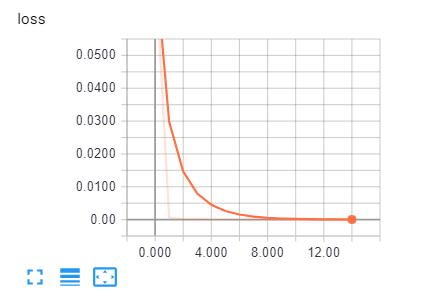
#> input picture images/addition_using_gru_loss.PNG, 427 x 305 px, given in place of Spot_the_Difference_I.jpg, which was not available
$ jupyter execute 'OpenCV -- Difference in two images.ipynb'   (older library calls are emulated)
#> lines starting #> are read from the running program, lines starting #| are printed output that depends on the picture; after the words box and inside, x2 and y2 are one past the last pixel; in counts of white or black regions, pixels touching at a corner belong together; pictures that were not available may be replaced by others from this repository, and a replacement may not be noted
[cell 1]
import numpy as np
import cv2

from skimage.measure import compare_ssim
import argparse
import imutils

from matplotlib import pyplot as plt

[cell 2]
img1 = cv2.imread("Spot_the_Difference_I.jpg")
#> img1 is the input picture: shape (305, 427, 3); mean B, G, R 249.5, 249.4, 249.9
img2 = cv2.imread("Spot_the_Difference_II.jpg")
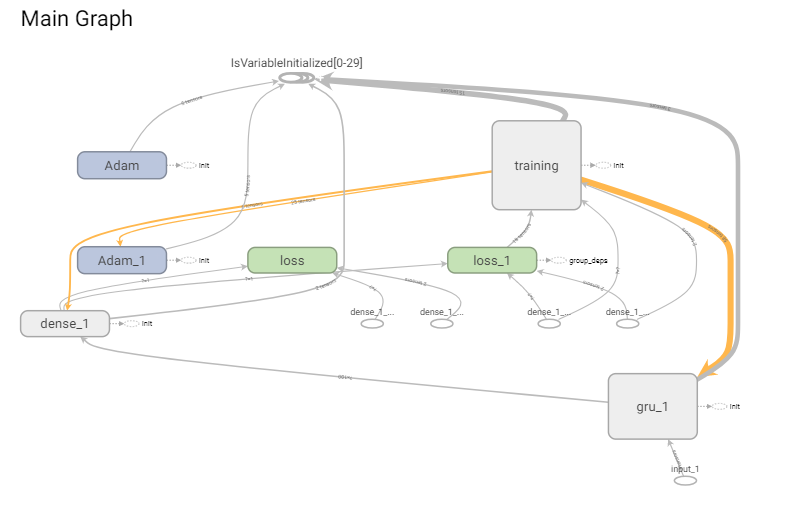
#> input picture images/addition_using_gru.PNG, 787 x 515 px, given in place of Spot_the_Difference_II.jpg, which was not available
#> img2 is the input picture: shape (515, 787, 3); mean B, G, R 248.7, 249.7, 249.9

[cell 3]
# show the image
fig, axs = plt.subplots(1,2, figsize=(10,10))

# show the output images
axs[0].imshow(img1)
axs[1].imshow(img2)
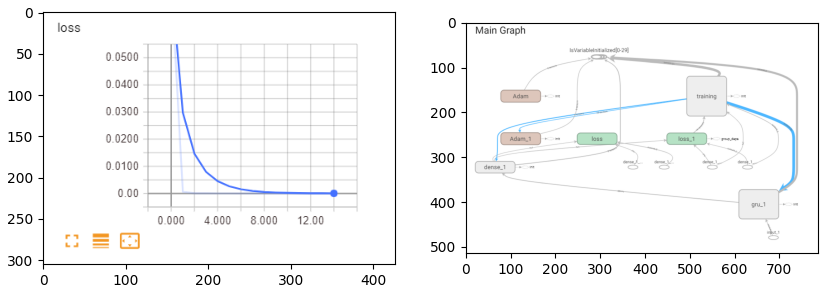
#> figure drawn by matplotlib, 2 panels; B, G, R data is drawn as R, G, B

[cell 4]
# Align both the images

def convert_image_to_gray(image):
    return cv2.cvtColor(image, cv2.COLOR_BGR2GRAY)


def get_warp_matrix(warp_mode):
    if warp_mode == cv2.MOTION_HOMOGRAPHY:
        warp_martix = np.eye(3, 3, dtype=np.float32)
    else:
        warp_matrix = np.eye(2, 3, dtype=np.float32)

    return warp_matrix


def transform_image(image, size, warp_mode, warp_matrix):
    flags = cv2.INTER_LINEAR + cv2.WARP_INVERSE_MAP

    if warp_mode == cv2.MOTION_HOMOGRAPHY :
        # Use warpPerspective for Homography
        image_transformed = cv2.warpPerspective(image, warp_matrix, (size[1], size[0]), flags=flags)
    else :
        # Use warpAffine for Translation, Euclidean and Affine
        image_transformed = cv2.warpAffine(image, warp_matrix, (size[1], size[0]), flags=flags);

    return image_transformed


def align_images(image1, image2):
    size = image1.shape
#> size = (305, 427, 3)

    # Define the motion model
    warp_mode = cv2.MOTION_TRANSLATION

    # Specify the number of iterations.
    number_of_iterations = 5000;

    # Specify the threshold of the increment
    # in the correlation coefficient between two iterations
    termination_eps = 1e-10;

    # Define termination criteria
    criteria = (cv2.TERM_CRITERIA_EPS | cv2.TERM_CRITERIA_COUNT, number_of_iterations,  termination_eps)

    warp_matrix = get_warp_matrix(warp_mode)

    img1_gray = convert_image_to_gray(img1)
    img2_gray = convert_image_to_gray(img2)
#> in convert_image_to_gray (call 2), `return cv2.cvtColor(image, cv2.COLOR_BGR2GRAY)`:
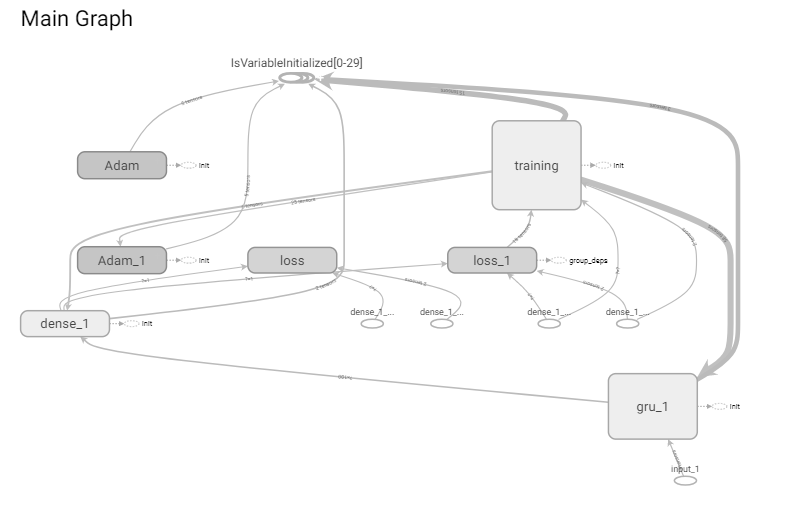
#> returned value: shape (515, 787); min 0, max 255, mean 249.6

    # Run the ECC algorithm. The results are stored in warp_matrix.
    (cc, warp_matrix) = cv2.findTransformECC(img1_gray, img2_gray, warp_matrix, warp_mode, criteria)
#> cc = 0.0857; warp_matrix = [[1, 0, 4.93], [0, 1, 1.15]]

    img2_aligned = transform_image(img2, size, warp_mode, warp_matrix)
#> in transform_image, `image_transformed = cv2.warpAffine(image, warp_matrix, (size[1], size[..`:
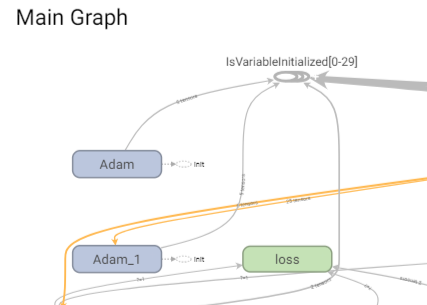
#> image_transformed: shape (305, 427, 3); mean B, G, R 246.6, 247.6, 247.4

    return img2_aligned

[cell 5]
def denoise_image(image):
    return cv2.fastNlMeansDenoisingColored(image,None,57,10,7,21)


def image_difference(image1, image2):
    diff = cv2.absdiff(image1, image2)
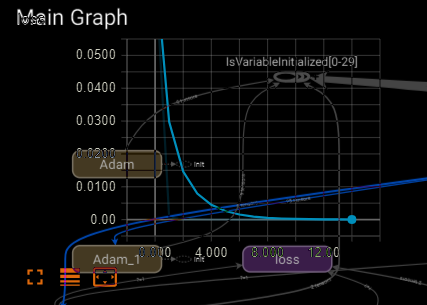
#> diff: shape (305, 427, 3); mean B, G, R 12.6, 11.8, 11.4
    return denoise_image(diff)
#> in denoise_image, `return cv2.fastNlMeansDenoisingColored(image,None,57,10,7,21)`:
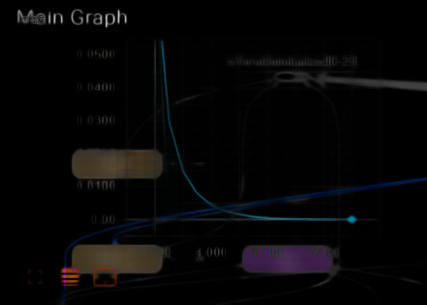
#> returned value: shape (305, 427, 3); mean of channels 0, 1, 2 6.5, 6.1, 6.6; drawn as B, G, R


def find_canny_edges(image, threshold = 200):
#> called with threshold = 200
    src_gray = convert_image_to_gray(image)
#> in convert_image_to_gray (call 3), `return cv2.cvtColor(image, cv2.COLOR_BGR2GRAY)`:
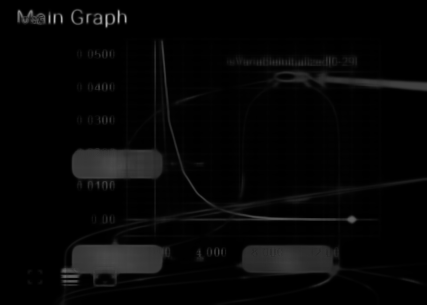
#> returned value: shape (305, 427); min 0, max 185, mean 6.3
    canny_output = cv2.Canny(src_gray, threshold, threshold * 2)
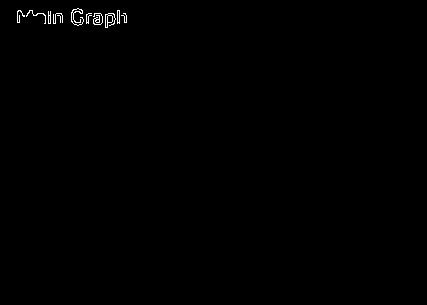
#> canny_output: shape (305, 427); 0.33% white in thin lines or dots, all inside (x1, y1, x2, y2) = (17, 8, 127, 28)
    return canny_output


def find_contours(image):
    canny_output = find_canny_edges(image)
    return cv2.findContours(canny_output, cv2.RETR_EXTERNAL,cv2.CHAIN_APPROX_SIMPLE)

[cell 6]
img2_aligned = align_images(img1, img2)
diff = image_difference(img1, img2_aligned)


cnts = find_contours(diff)
#> cnts = 11 contours, 8 with area under 20; largest, box (x1, y1, x2, y2) and area: (105, 13, 116, 28) 64, (71, 8, 84, 26) 36, (117, 10, 120, 24) 25
cnts = imutils.grab_contours(cnts)

for c in cnts:
    # compute the center of the contour
    M = cv2.moments(c)

    if M["m00"] > 0:
        cX = int(M["m10"] / M["m00"])
        cY = int(M["m01"] / M["m00"])

        # draw the contour and center of the shape on the image
        cv2.drawContours(img2, [c], -1, (0, 255, 0), 2)
        cv2.circle(img2, (cX, cY), 7, (255, 255, 255), -1)
        cv2.putText(img2, "error", (cX - 20, cY - 20),
        cv2.FONT_HERSHEY_SIMPLEX, 0.5, (255, 0, 0), 2)
#> this loop made 11 passes
#> (cX, cY) on passes 2 to 11: (124, 18), (108, 19), (96, 20), (86, 20), (56, 19), (49, 18), (118, 16), (35, 13), (20, 14), (76, 11)
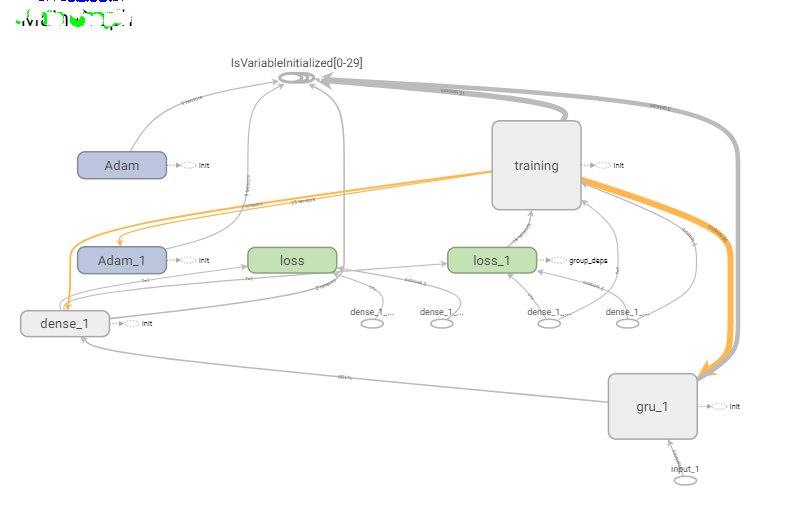
#> img2: shape (515, 787, 3); 0.24% of pixels changed, all inside (x1, y1, x2, y2) = (16, 0, 132, 29)


# show the image
fig, axs = plt.subplots(1,2, figsize=(15,15))

# # show the output images
axs[0].imshow(img1)
axs[1].imshow(img2)
#> figure, not shown here; B, G, R data is drawn as R, G, B
